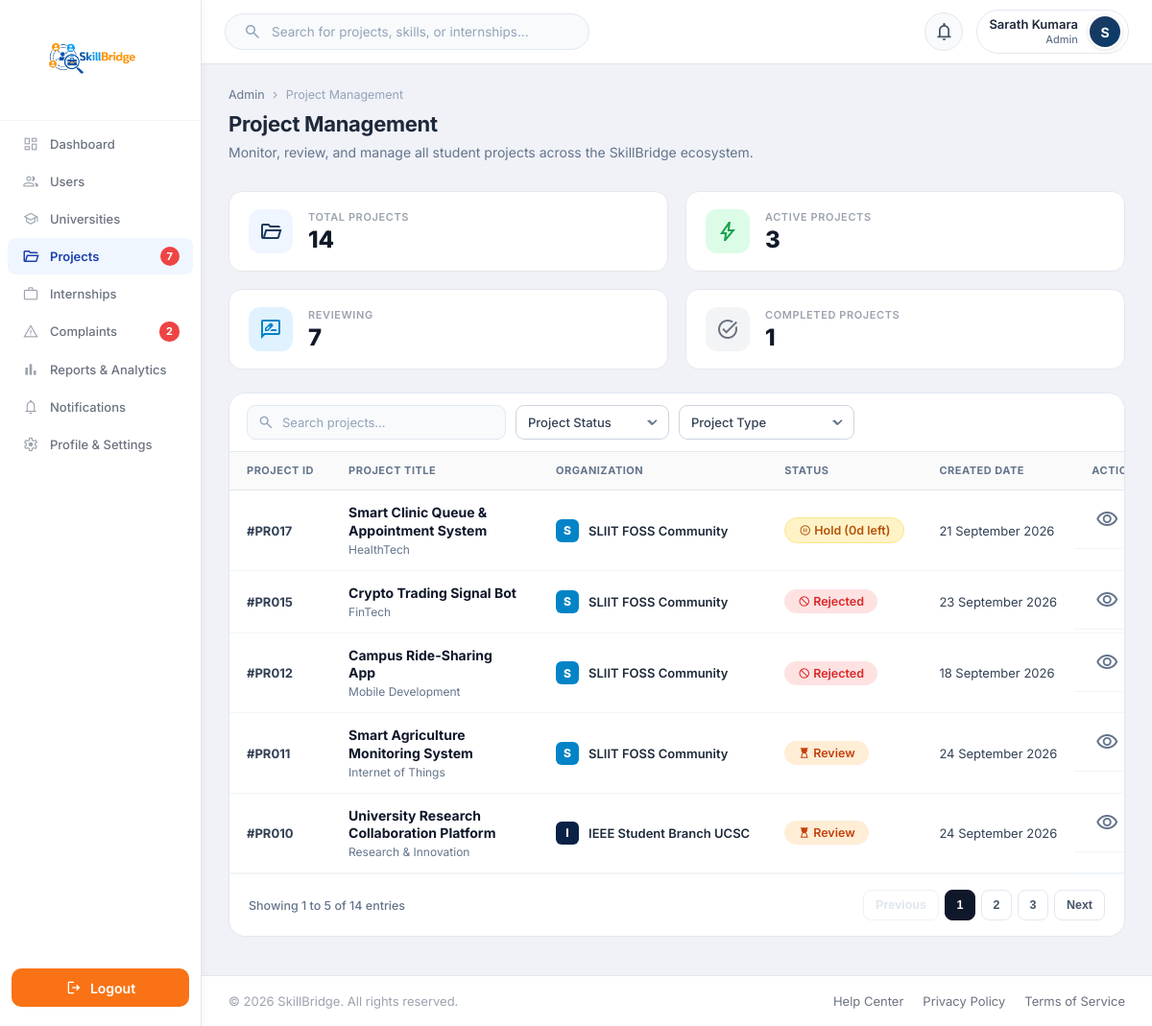
The page /Functions/Admin/Project_Management.php (signed in) on the database its author committed.
### tables this page shows
CREATE TABLE `user` (
  `Email` varchar(100) NOT NULL,
  `password` varchar(100) NOT NULL,
  `role` varchar(100) NOT NULL,
  `status` varchar(20) NOT NULL DEFAULT 'De-Active',
  `verification_code` varchar(20) NOT NULL,
  `created_at` timestamp NULL DEFAULT current_timestamp()
);

CREATE TABLE `projects` (
  `id` int(11) NOT NULL,
  `organization_email` varchar(100) NOT NULL,
  `category_id` int(11) DEFAULT NULL,
  `title` varchar(255) NOT NULL,
  `icon` varchar(50) DEFAULT '?',
  `description` text DEFAULT NULL,
  `learning_objectives` text DEFAULT NULL,
  `expected_outcomes` text DEFAULT NULL,
  `difficulty` varchar(30) DEFAULT 'Intermediate',
  `duration_weeks` int(11) DEFAULT NULL,
  `members` int(11) DEFAULT 1,
  `preferred_year` varchar(20) DEFAULT 'Any Year',
  `deadline` date DEFAULT NULL,
  `visibility` varchar(20) DEFAULT 'Public',
  `status` varchar(30) DEFAULT 'reviewing',
  `posted_at` timestamp NOT NULL DEFAULT current_timestamp()
);

CREATE TABLE `project_categories` (
  `category_id` int(11) NOT NULL,
  `category_name` varchar(100) NOT NULL
);

CREATE TABLE `organization` (
  `Email` varchar(100) NOT NULL,
  `Name` varchar(100) NOT NULL,
  `orgtype` varchar(100) NOT NULL,
  `contactPersonName` varchar(100) NOT NULL,
  `contactNumber` varchar(17) NOT NULL,
  `website` varchar(200) NOT NULL,
  `location` varchar(100) NOT NULL,
  `about` text DEFAULT NULL,
  `linkedin` varchar(200) DEFAULT NULL,
  `twitter` varchar(200) DEFAULT NULL,
  `facebook` varchar(200) DEFAULT NULL,
  `logo` varchar(255) DEFAULT NULL
);

### Functions/Admin/Components/Projects/ProjectTable.php (the view, shortened to what the rows shown need)
<div class="pm-table-responsive">
    <table class="data-table pm-table">
        <?php
            include dirname(__DIR__) . "/Common/TableHeder.php";
        ?>
        <tbody id="pmTableBody">
            <?php if (!empty($projectsList)): ?>
                <?php foreach ($projectsList as $proj):
                    $idNum = (int)$proj['id'];
                    $projId = '#PR' . str_pad($idNum, 3, '0', STR_PAD_LEFT);
                    $title = htmlspecialchars($proj['title'] ?? 'Untitled Project');
                    $category = htmlspecialchars($proj['category'] ?? 'General');
                    $org = htmlspecialchars($proj['company'] ?? 'N/A');
                    $rawStatus = trim($proj['status'] ?? 'Published');
                    $sLower = strtolower($rawStatus);
                    if (in_array($sLower, ['published', 'publish', 'approved'])) {
                        $status = 'Published';
                    } elseif (in_array($sLower, ['inprogress', 'active'])) {
                        $status = 'Active';
                    } elseif (in_array($sLower, ['completed', 'complete', 'close'])) {
                        $status = 'Completed';
                    } elseif (in_array($sLower, ['reviewing', 'review', 'rewiewing'])) {
                        $status = 'Review';
                    } elseif ($sLower === 'hold') {
                        $status = 'Hold';
                    } elseif ($sLower === 'rejected') {
                        $status = 'Rejected';
                    } else {
                        $status = ucfirst($sLower);
                    }
                    $skillsStr = trim($proj['tech_stack'] ?? '');
                    $skillsArr = !empty($skillsStr) ? array_filter(array_map('trim', explode(',', $skillsStr))) : ['General'];
                    $skillsAttr = htmlspecialchars(implode(', ', $skillsArr));
                    $members = (int)($proj['members'] ?? 1);
                    $createdDate = !empty($proj['posted_at']) ? date('d F Y', strtotime($proj['posted_at'])) : date('d F Y');
                    $holdReason = htmlspecialchars($proj['hold_reason'] ?? '');
                    $holdResponse = htmlspecialchars($proj['hold_response'] ?? '');
                    $rejectReason = ($status === 'Rejected') ? $holdReason : '';
                    $orgInitial = !empty($org) ? strtoupper(substr($org, 0, 1)) : 'U';
                    $description = htmlspecialchars($proj['description'] ?? 'No description provided.');
                    $learningObjectives = htmlspecialchars($proj['learning_objectives'] ?? 'Standard industry project objectives.');
                    $expectedOutcomes = htmlspecialchars($proj['expected_outcomes'] ?? 'Production ready deliverables.');
                    $difficulty = htmlspecialchars($proj['difficulty'] ?? 'Intermediate');
                    $duration = htmlspecialchars($proj['duration'] ?? '8 Weeks');
                    $deadline = !empty($proj['deadline']) ? htmlspecialchars($proj['deadline']) : 'Not Specified';
                    $orgEmail = htmlspecialchars($proj['organization_email'] ?? 'N/A');
                    $holdDaysLeft = 7;
                    if (!empty($proj['held_at'])) {
                        $diffDays = floor((time() - strtotime($proj['held_at'])) / 86400);
                        $holdDaysLeft = max(0, 7 - (int)$diffDays);
                    }
                    $orgLower = strtolower($org);
                    $orgClass = 'org-default';
                    if (strpos($orgLower, 'ucsc') !== false) {
                        $orgClass = 'org-ucsc';
                    } elseif (strpos($orgLower, 'abc') !== false) {
                        $orgClass = 'org-abc';
                    } elseif (strpos($orgLower, 'tech') !== false) {
                        $orgClass = 'org-tech';
                    } elseif (strpos($orgLower, 'sliit') !== false) {
                        $orgClass = 'org-sliit';
                    }
                ?>
                <tr class="pm-data-row"
                    data-id="<?= $projId ?>"
                    data-title="<?= $title ?>"
                    data-category="<?= $category ?>"
                    data-org="<?= $org ?>"
                    data-org-email="<?= $orgEmail ?>"
                    data-status="<?= $status ?>"
                    data-skills="<?= $skillsAttr ?>"
                    data-description="<?= $description ?>"
                    data-learning-objectives="<?= $learningObjectives ?>"
                    data-expected-outcomes="<?= $expectedOutcomes ?>"
                    data-difficulty="<?= $difficulty ?>"
                    data-duration="<?= $duration ?>"
                    data-deadline="<?= $deadline ?>"
                    data-members="<?= $members ?>"
                    data-hold-reason="<?= $holdReason ?>"
                    data-hold-days="<?= $holdDaysLeft ?>"
                    data-team-response="<?= $holdResponse ?>"
                    data-reject-reason="<?= $rejectReason ?>">
                    <td class="pm-project-id"><?= $projId ?></td>
                    <td>
                        <div class="pm-project-meta">
                            <span class="pm-title-main"><?= $title ?></span>
                            <span class="pm-title-category"><?= $category ?></span>
                        </div>
                    </td>
                    <td>
                        <div class="pm-org-wrapper">
                            <span class="pm-org-avatar <?= $orgClass ?>"><?= $orgInitial ?></span>
                            <span class="pm-org-name"><?= $org ?></span>
                        </div>
                    </td>
                    <td>
                        <?php if ($status === 'Published'): ?>
                            <span class="pm-status-pill status-published" title="Approved by Admin, currently open for student applications">
                                <span class="material-symbols-outlined" style="font-size: 13px; margin-right: 3px;">public</span>Published
                            </span>
                        <?php elseif ($status === 'Active'): ?>
                            <span class="pm-status-pill status-active" title="Team formed and active in progress">
                                <span class="material-symbols-outlined" style="font-size: 13px; margin-right: 3px;">bolt</span>Active
                            </span>
                        <?php elseif ($status === 'Hold'): ?>
                            <span class="pm-status-pill status-hold" title="On Hold: <?= $holdDaysLeft ?> days left in grace period">
                                <span class="material-symbols-outlined" style="font-size: 13px; margin-right: 3px;">pause_circle</span>Hold (<?= $holdDaysLeft ?>d left)
                            </span>
                        <?php elseif ($status === 'Completed'): ?>
                            <span class="pm-status-pill status-completed">
                                <span class="material-symbols-outlined" style="font-size: 13px; margin-right: 3px;">task_alt</span>Completed
                            </span>
                        <?php elseif ($status === 'Review'): ?>
                            <span class="pm-status-pill status-review" title="Pending Admin review before student publication">
                                <span class="material-symbols-outlined" style="font-size: 13px; margin-right: 3px;">hourglass_top</span>Review
                            </span>
                        <?php elseif ($status === 'Rejected'): ?>
                            <span class="pm-status-pill status-rejected">
                                <span class="material-symbols-outlined" style="font-size: 13px; margin-right: 3px;">block</span>Rejected
                            </span>
                        <?php else: ?>
                            <span class="pm-status-pill status-active"><?= htmlspecialchars($status) ?></span>
                        <?php endif; ?>
                    </td>
                    <td class="pm-created-date"><?= $createdDate ?></td>
                    <td class="pm-actions-cell">
                        <button class="pm-btn-icon" title="View Full Details & Moderate" onclick="viewProjectDetails('<?= $projId ?>')">
                            <span class="material-symbols-outlined">visibility</span>
                        </button>
                    </td>
                </tr>
                <?php endforeach; ?>
            <?php endif; ?>
        </tbody>
    </table>
</div>

### Includes/dash_header.php (shortened to what the rows shown need)
<?php
require_once __DIR__ . '/../Session/Session.php';
require_once __DIR__ . '/../Config/db.php';
$user = function_exists('current_user') ? current_user() : null;
$name = "User";
$role = "Student";
if($user && isset($conn)){
    $name = $user['username'] ?? $user['Name'] ?? "User";
    $email = $user['Email'] ?? $user['email'] ?? null;
    if(!empty($user['role'])){
        $role = ucfirst($user['role']);
    }
    if($email){
        $sql = "
            SELECT
                u.Email,
                u.role,
                COALESCE(s.Name, a.Name,c.Name, o.Name) AS db_name,
                COALESCE(s.profile_image, a.profile_image, c.profile_img) AS profile_image
            FROM user u
            LEFT JOIN student s ON u.Email = s.Email
            LEFT JOIN admin a ON u.Email = a.Email
            LEFT JOIN company c ON u.Email = c.Email
            LEFT JOIN organization o ON u.Email = o.Email
            WHERE u.Email = ?
            LIMIT 1
        ";
        $stmt = $conn->prepare($sql);
        if($stmt){
            $stmt->bind_param("s", $email);
            $stmt->execute();
            $result = $stmt->get_result();
            if($data = $result->fetch_assoc()){
                if(!empty($data['db_name'])){
                    $name = $data['db_name'];
                }
                if(!empty($data['role'])){
                    $role = ucfirst($data['role']);
                }
            }
        }
    }
}
$base_url = $GLOBALS['BASE_URL'] ?? '/Skill_Bridge_Group_Project';
$currentRoleFolder = ucfirst($role ?: "Student");
$profile_dir = is_dir(__DIR__ . '/../Functions/' . $currentRoleFolder)
    ? 'Functions/' . $currentRoleFolder
    : 'Functions/Dashboards/' . ($role ?: 'Student');
$profile_file = __DIR__ . '/../' . $profile_dir . '/profile.php';
$profile_url = file_exists($profile_file)
    ? $base_url . "/" . $profile_dir . "/profile.php"
    : "";
?>
<link rel="stylesheet" href="<?php echo $base_url; ?>/Assets/CSS/header.css?v=<?php echo time(); ?>">
<header class="top-header">
    <div class="header-right">
        <div class="profile" <?php if (!empty($profile_url)): ?>onclick="window.location.href='<?php echo htmlspecialchars($profile_url); ?>'" title="Edit Profile & Settings"<?php endif; ?>>
            <div class="profile-info">
                <h4><?php echo htmlspecialchars($name); ?></h4>
                <small><?php echo htmlspecialchars($role); ?></small>
            </div>
        </div>
    </div>
</header>

### rows shown on the page
user: role "Admin"
projects: id "#PR017", title "Smart Clinic Queue & Appointment System", category.category_name "HealthTech", organization_email.Name "S", organization_email.Name "SLIIT FOSS Community", holdDaysLeft "0", posted_at "21 September 2026"
projects: id "#PR015", title "Crypto Trading Signal Bot", category.category_name "FinTech", organization_email.Name "S", organization_email.Name "SLIIT FOSS Community", status "rejected" (drawn), posted_at "23 September 2026"
projects: id "#PR012", title "Campus Ride-Sharing App", category.category_name "Mobile Development", organization_email.Name "S", organization_email.Name "SLIIT FOSS Community", status "rejected" (drawn), posted_at "18 September 2026"
projects: id "#PR011", title "Smart Agriculture Monitoring System", category.category_name "Internet of Things", organization_email.Name "S", organization_email.Name "SLIIT FOSS Community", status "reviewing" (drawn), posted_at "24 September 2026"
projects: id "#PR010", title "University Research Collaboration Platform", category.category_name "Research & Innovation", organization_email.Name "I", organization_email.Name "IEEE Student Branch UCSC", status "reviewing" (drawn), posted_at "24 September 2026"

### other values the page prints
$activeProjectCount "7"
$activeComplaintsCount "2"
$name "Sarath Kumara"
$initial "S"
$breadcrumb "Project Management"
$title "Project Management"
$subtitle "Monitor, review, and manage all student projects across the SkillBridge ecosystem."
$CardDetails["cardLabels"][$x] "TOTAL PROJECTS"
$CardDetails["cardValues"][$x] "14"
$CardDetails["cardLabels"][$x] "ACTIVE PROJECTS"
$CardDetails["cardValues"][$x] "3"
$CardDetails["cardLabels"][$x] "REVIEWING"
$CardDetails["cardValues"][$x] "7"
$CardDetails["cardLabels"][$x] "COMPLETED PROJECTS"
$CardDetails["cardValues"][$x] "1"
